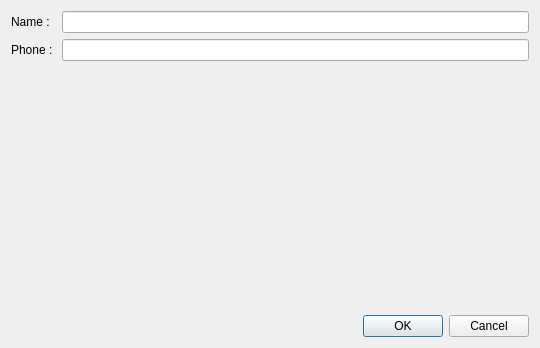
<?xml version="1.0" encoding="UTF-8"?>
<ui version="4.0">
 <class>Dialog</class>
 <widget class="QDialog" name="Dialog">
  <property name="geometry">
   <rect>
    <x>0</x>
    <y>0</y>
    <width>540</width>
    <height>348</height>
   </rect>
  </property>
  <property name="windowTitle">
   <string>Dialog</string>
  </property>
  <layout class="QGridLayout" name="gridLayout">
   <item row="0" column="0">
    <layout class="QFormLayout" name="formLayout">
     <item row="0" column="1">
      <widget class="QLineEdit" name="wdInputName"/>
     </item>
     <item row="0" column="0">
      <widget class="QLabel" name="label">
       <property name="text">
        <string>Name : </string>
       </property>
      </widget>
     </item>
     <item row="1" column="0">
      <widget class="QLabel" name="label_2">
       <property name="text">
        <string>Phone : </string>
       </property>
      </widget>
     </item>
     <item row="1" column="1">
      <widget class="QLineEdit" name="wdInputPhone"/>
     </item>
    </layout>
   </item>
   <item row="1" column="0">
    <widget class="QDialogButtonBox" name="buttonBox">
     <property name="orientation">
      <enum>Qt::Horizontal</enum>
     </property>
     <property name="standardButtons">
      <set>QDialogButtonBox::Cancel|QDialogButtonBox::Ok</set>
     </property>
    </widget>
   </item>
  </layout>
 </widget>
 <resources/>
 <connections>
  <connection>
   <sender>buttonBox</sender>
   <signal>accepted()</signal>
   <receiver>Dialog</receiver>
   <slot>accept()</slot>
   <hints>
    <hint type="sourcelabel">
     <x>248</x>
     <y>254</y>
    </hint>
    <hint type="destinationlabel">
     <x>157</x>
     <y>274</y>
    </hint>
   </hints>
  </connection>
  <connection>
   <sender>buttonBox</sender>
   <signal>rejected()</signal>
   <receiver>Dialog</receiver>
   <slot>reject()</slot>
   <hints>
    <hint type="sourcelabel">
     <x>316</x>
     <y>260</y>
    </hint>
    <hint type="destinationlabel">
     <x>286</x>
     <y>274</y>
    </hint>
   </hints>
  </connection>
 </connections>
</ui>
